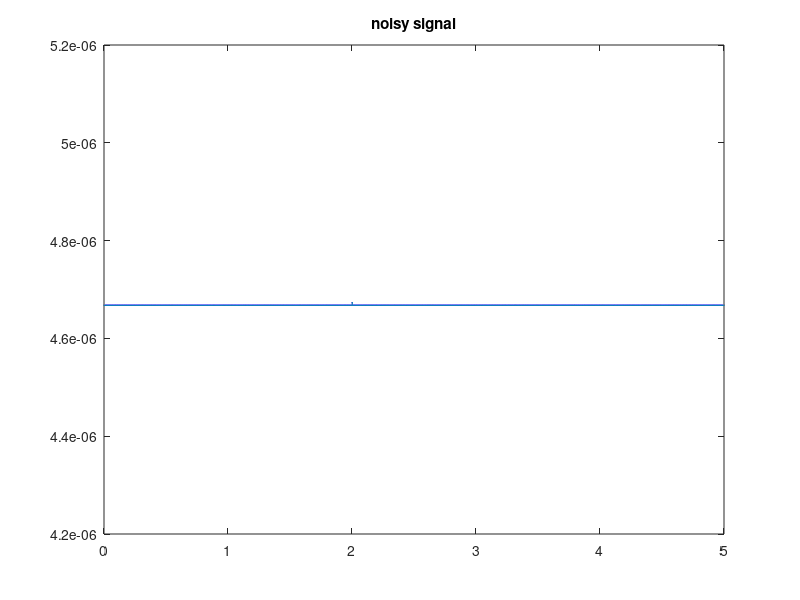
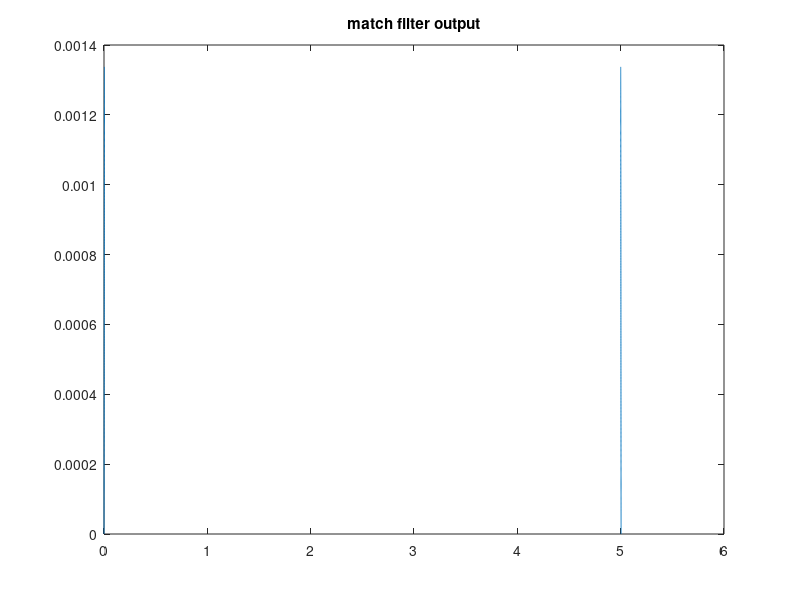

The MATLAB script that drew these images, in order:
clc
clear all;
close all;
    
el_length=10e-6;
h=10e-6;
l=0.25e-6:0.25e-6:el_length/2;

sep= 15e-6; 
A= 30e-6*l(1);
resistivity= 1.176; %NaCl solution resistivity

for i=1:length(h)
    for j=1:length(l)
        a= (sep/2) +l(j);
        b= (j^5)*l(j)/250000;
        if b>h(i)
           break
        end
        L(j)=(pi/2)*(3*(a+b)-sqrt((3*a+b)*(a+3*b)));
        R(j)= resistivity*L(j)/A;
    end
    
    Rp(1)=R(1);

    for k=1:j-2
        Rp(k+1)=Rp(k)*R(k+1)/(Rp(k)+R(k+1));
    end
    Res(i)= Rp(j-1);
end

Res 

    fs=100000; %sampling frequency
    %fc=10000; %carrier freq
    Q=0.03; %flow rate
    
    
    p= 1; %number of peaks
    Vin=1;
    
    k1= 0.00027; %proportionality constant
    period= k1/Q;
    f=1/period; %frequency of signal
    t1= 0:1/fs:5;
    pulse_shape= ones(1,length(t1))*0;
    noise= 2e-12*sqrt(f);
    
    
    
    
            R=Res/p;
            A=30e-6*h;
            D= 2*sqrt(A/pi); %diameter of the channel
        
            d= 3e-6; %particle size
             
            I=Vin/R;
            resistivity= 1.176; %NaCl solution resistivity
            r= -4*resistivity*d^3/(pi*D^4);
            delI= abs((r/Res^2)*Vin);
    
            t = 0:1/fs:(period/2)*p; %duration of signal
            signal_filter= abs(sin(2*pi*f*t));
         
            I2= ones(1,length(t1))*I;
        
            for k=1:length(t)
                pulse_shape(k+2*fs)= abs(sin(2*pi*f*t(k))*delI);
            end
   
            signal= I2+pulse_shape;
    
            noisy_signal= signal + noise*randn(1, length(t1));
%             subplot(2,2,1),plot(t1,noisy_signal);
            figure
            plot(t1,noisy_signal);
            title('noisy signal');
            
%             y1= ammod(noisy_signal,fc,fs);
%             subplot(2,2,2),plot(t1,y1);
%             title('amplitude modulation');
% 
%             y2= amdemod(y1,fc,fs);
%             subplot(2,2,3),plot(t1,y2);
%             title('amplitude demodulation');
%             figure
            y2=noisy_signal;
    
            t2= 0:1/fs:5+(period/2)*p;
            C=conv(y2,signal_filter);
%             subplot(2,2,4),plot(t2,C);
            figure
            plot(t2,C);
            title('match filter output');
            
            t3 = 1.5:1/fs:3.5;
            for k=1:length(t3)
                C_truncated(k)= C(1.5*fs+k-1);
            end
        
            t4 = 1.5:1/fs:2;
            for k=1:length(t4)
                C_baseline(k)= C(1.5*fs+k-1);
            end
        
            M= mean(C_baseline);
            maximum_signal = max(C_truncated);
            maximum_noise = max(C_baseline);
            peak_amplitude = maximum_signal - M;
            noise_amplitude = maximum_noise - M;

            SNR = 20*log10(peak_amplitude/noise_amplitude)